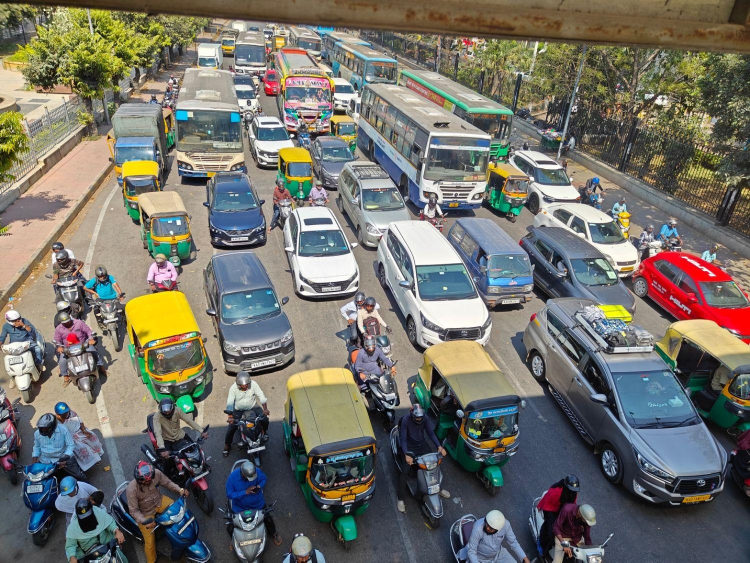
#> input picture Traffic images/traffic images.jpeg, 1500 x 1125 px (shown at 1/2 size)
$ python -i video_processor.py   (imports and definitions only)
#> lines starting #> are read from the running program, lines starting #| are printed output that depends on the picture
import cv2
import numpy as np
import os
import logging
from typing import Generator, Tuple, Optional, Dict, Any
from pathlib import Path

logger = logging.getLogger("VideoProcessor")

class VideoStabilizer:
    """Frame stabilization using Lucas-Kanade optical flow and affine transform smoothing."""
    def __init__(self, smoothing_radius: int = 15):
        self.smoothing_radius = smoothing_radius
        self.prev_gray = None
        self.transforms = []
        self.trajectory = []
        self.smoothed_trajectory = []

    # [5 lines left out: function reset, not called in this run]

    def stabilize_frame(self, frame: np.ndarray) -> np.ndarray:
        gray = cv2.cvtColor(frame, cv2.COLOR_BGR2GRAY)
        h, w = frame.shape[:2]

        if self.prev_gray is None:
            self.prev_gray = gray
            return frame

        # Detect feature points in previous frame
        prev_pts = cv2.goodFeaturesToTrack(
            self.prev_gray, maxCorners=200, qualityLevel=0.01, minDistance=30, blockSize=3
        )

        if prev_pts is None or len(prev_pts) < 10:
            self.prev_gray = gray
            return frame

        # Calculate optical flow
        curr_pts, status, err = cv2.calcOpticalFlowPyrLK(self.prev_gray, gray, prev_pts, None)

        # Filter valid points
        valid_prev = prev_pts[status == 1]
        valid_curr = curr_pts[status == 1]

        if len(valid_prev) < 10:
            self.prev_gray = gray
            return frame

        # Find rigid transformation (translation + rotation)
        matrix, inliers = cv2.estimateAffinePartial2D(valid_prev, valid_curr)
        if matrix is None:
            self.prev_gray = gray
            return frame

        dx = matrix[0, 2]
        dy = matrix[1, 2]
        da = np.arctan2(matrix[1, 0], matrix[0, 0])

        # Invert jitter offset with dampening factor for subtle smooth vibration removal
        damp = 0.65
        inv_dx = -dx * damp
        inv_dy = -dy * damp
        inv_da = -da * damp

        # Reconstruct stabilization matrix
        smooth_mat = np.zeros((2, 3), dtype=np.float32)
        smooth_mat[0, 0] = np.cos(inv_da)
        smooth_mat[0, 1] = -np.sin(inv_da)
        smooth_mat[1, 0] = np.sin(inv_da)
        smooth_mat[1, 1] = np.cos(inv_da)
        smooth_mat[0, 2] = inv_dx
        smooth_mat[1, 2] = inv_dy

        stabilized = cv2.warpAffine(frame, smooth_mat, (w, h), borderMode=cv2.BORDER_REFLECT)
        self.prev_gray = gray
        return stabilized

class VideoProcessor:
    def __init__(self, target_width: int = 1280, target_height: int = 720):
        self.target_width = target_width
        self.target_height = target_height
        self.stabilizer = VideoStabilizer()

    # [48 lines left out: function process_video_stream, not called in this run]

video_processor = VideoProcessor()

>>> import cv2
>>> picture = cv2.imread('../../../Traffic images/traffic images.jpeg')
#> picture is the input picture: shape (1125, 1500, 3); mean B, G, R 105.3, 113.2, 114.8
>>> result = VideoStabilizer().stabilize_frame(picture)
#> in stabilize_frame, `gray = cv2.cvtColor(frame, cv2.COLOR_BGR2GRAY)`:
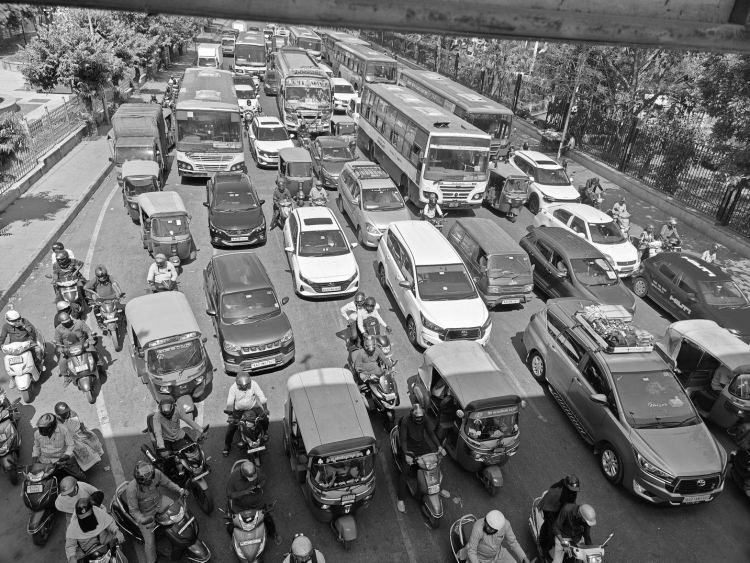
#> gray: shape (1125, 1500) (shown at 1/2 size); min 0, max 255, mean 112.8
